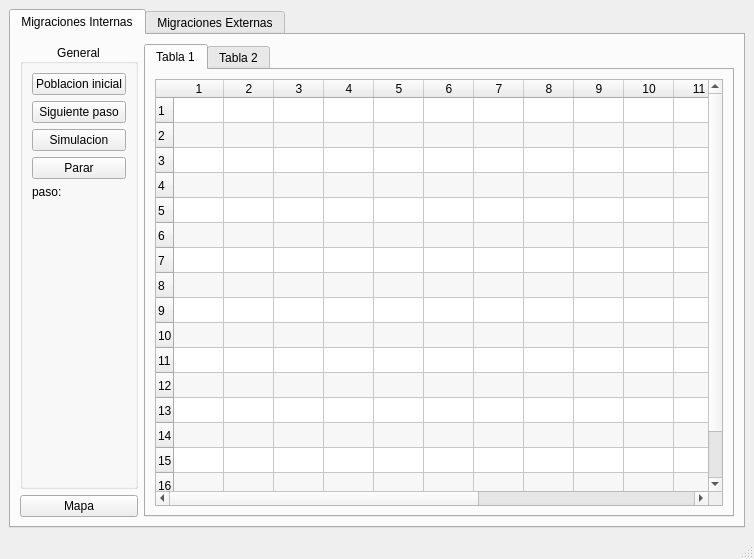
<?xml version="1.0" encoding="UTF-8"?>
<ui version="4.0">
 <class>SimulationWindow</class>
 <widget class="QMainWindow" name="SimulationWindow">
  <property name="geometry">
   <rect>
    <x>0</x>
    <y>0</y>
    <width>754</width>
    <height>559</height>
   </rect>
  </property>
  <property name="windowTitle">
   <string>MainWindow</string>
  </property>
  <widget class="QWidget" name="centralwidget">
   <layout class="QVBoxLayout" name="verticalLayout">
    <item>
     <widget class="QTabWidget" name="tabWidget">
      <property name="currentIndex">
       <number>0</number>
      </property>
      <widget class="QWidget" name="tab">
       <attribute name="title">
        <string>Migraciones Internas</string>
       </attribute>
       <layout class="QGridLayout" name="gridLayout">
        <item row="1" column="0">
         <widget class="QPushButton" name="cubaMapBtn">
          <property name="text">
           <string>Mapa</string>
          </property>
         </widget>
        </item>
        <item row="0" column="1" rowspan="2">
         <widget class="QTabWidget" name="tabWidget_2">
          <property name="currentIndex">
           <number>0</number>
          </property>
          <widget class="QWidget" name="tab_3">
           <attribute name="title">
            <string>Tabla 1</string>
           </attribute>
           <layout class="QVBoxLayout" name="verticalLayout_3">
            <item>
             <widget class="QTableWidget" name="tableWidget1">
              <property name="alternatingRowColors">
               <bool>true</bool>
              </property>
              <property name="cornerButtonEnabled">
               <bool>false</bool>
              </property>
              <property name="rowCount">
               <number>17</number>
              </property>
              <property name="columnCount">
               <number>17</number>
              </property>
              <attribute name="horizontalHeaderCascadingSectionResizes">
               <bool>false</bool>
              </attribute>
              <attribute name="horizontalHeaderDefaultSectionSize">
               <number>50</number>
              </attribute>
              <attribute name="horizontalHeaderStretchLastSection">
               <bool>false</bool>
              </attribute>
              <attribute name="verticalHeaderDefaultSectionSize">
               <number>25</number>
              </attribute>
              <row/>
              <row/>
              <row/>
              <row/>
              <row/>
              <row/>
              <row/>
              <row/>
              <row/>
              <row/>
              <row/>
              <row/>
              <row/>
              <row/>
              <row/>
              <row/>
              <row/>
              <column/>
              <column/>
              <column/>
              <column/>
              <column/>
              <column/>
              <column/>
              <column/>
              <column/>
              <column/>
              <column/>
              <column/>
              <column/>
              <column/>
              <column/>
              <column/>
              <column/>
             </widget>
            </item>
           </layout>
          </widget>
          <widget class="QWidget" name="tab_4">
           <attribute name="title">
            <string>Tabla 2</string>
           </attribute>
           <layout class="QVBoxLayout" name="verticalLayout_4">
            <item>
             <widget class="QTableWidget" name="tableWidget2">
              <property name="alternatingRowColors">
               <bool>true</bool>
              </property>
              <property name="cornerButtonEnabled">
               <bool>false</bool>
              </property>
              <property name="rowCount">
               <number>17</number>
              </property>
              <property name="columnCount">
               <number>17</number>
              </property>
              <attribute name="horizontalHeaderCascadingSectionResizes">
               <bool>false</bool>
              </attribute>
              <attribute name="horizontalHeaderDefaultSectionSize">
               <number>50</number>
              </attribute>
              <attribute name="horizontalHeaderStretchLastSection">
               <bool>false</bool>
              </attribute>
              <attribute name="verticalHeaderDefaultSectionSize">
               <number>25</number>
              </attribute>
              <row/>
              <row/>
              <row/>
              <row/>
              <row/>
              <row/>
              <row/>
              <row/>
              <row/>
              <row/>
              <row/>
              <row/>
              <row/>
              <row/>
              <row/>
              <row/>
              <row/>
              <column/>
              <column/>
              <column/>
              <column/>
              <column/>
              <column/>
              <column/>
              <column/>
              <column/>
              <column/>
              <column/>
              <column/>
              <column/>
              <column/>
              <column/>
              <column/>
              <column/>
             </widget>
            </item>
           </layout>
          </widget>
         </widget>
        </item>
        <item row="0" column="0">
         <widget class="QGroupBox" name="groupBox">
          <property name="autoFillBackground">
           <bool>false</bool>
          </property>
          <property name="title">
           <string>General</string>
          </property>
          <property name="alignment">
           <set>Qt::AlignCenter</set>
          </property>
          <property name="flat">
           <bool>true</bool>
          </property>
          <property name="checkable">
           <bool>false</bool>
          </property>
          <layout class="QVBoxLayout" name="verticalLayout_2">
           <item>
            <widget class="QPushButton" name="initialPopulationBtn">
             <property name="text">
              <string>Poblacion inicial</string>
             </property>
            </widget>
           </item>
           <item>
            <widget class="QPushButton" name="nextStepBtn">
             <property name="text">
              <string>Siguiente paso</string>
             </property>
            </widget>
           </item>
           <item>
            <widget class="QPushButton" name="simBtn">
             <property name="text">
              <string>Simulacion</string>
             </property>
            </widget>
           </item>
           <item>
            <widget class="QPushButton" name="stopBtn">
             <property name="text">
              <string>Parar</string>
             </property>
            </widget>
           </item>
           <item>
            <widget class="QLabel" name="label">
             <property name="text">
              <string>paso:</string>
             </property>
            </widget>
           </item>
           <item>
            <spacer name="verticalSpacer">
             <property name="orientation">
              <enum>Qt::Vertical</enum>
             </property>
             <property name="sizeHint" stdset="0">
              <size>
               <width>20</width>
               <height>40</height>
              </size>
             </property>
            </spacer>
           </item>
          </layout>
         </widget>
        </item>
       </layout>
      </widget>
      <widget class="QWidget" name="tab_2">
       <attribute name="title">
        <string>Migraciones Externas</string>
       </attribute>
       <widget class="QPushButton" name="worldMapBtn">
        <property name="geometry">
         <rect>
          <x>20</x>
          <y>20</y>
          <width>121</width>
          <height>31</height>
         </rect>
        </property>
        <property name="text">
         <string>Mapa del Mundo</string>
        </property>
       </widget>
      </widget>
     </widget>
    </item>
   </layout>
  </widget>
  <widget class="QMenuBar" name="menubar">
   <property name="geometry">
    <rect>
     <x>0</x>
     <y>0</y>
     <width>754</width>
     <height>27</height>
    </rect>
   </property>
  </widget>
  <widget class="QStatusBar" name="statusbar"/>
 </widget>
 <resources/>
 <connections/>
</ui>
